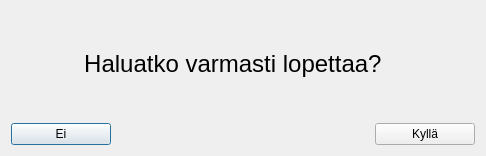
<?xml version="1.0" encoding="UTF-8"?>
<ui version="4.0">
 <class>Varmistus</class>
 <widget class="QDialog" name="Varmistus">
  <property name="geometry">
   <rect>
    <x>0</x>
    <y>0</y>
    <width>486</width>
    <height>156</height>
   </rect>
  </property>
  <property name="minimumSize">
   <size>
    <width>486</width>
    <height>156</height>
   </size>
  </property>
  <property name="maximumSize">
   <size>
    <width>486</width>
    <height>156</height>
   </size>
  </property>
  <property name="windowTitle">
   <string>Dialog</string>
  </property>
  <layout class="QGridLayout" name="gridLayout">
   <item row="1" column="0">
    <widget class="QPushButton" name="eiButton">
     <property name="minimumSize">
      <size>
       <width>0</width>
       <height>20</height>
      </size>
     </property>
     <property name="maximumSize">
      <size>
       <width>100</width>
       <height>16777215</height>
      </size>
     </property>
     <property name="text">
      <string>Ei</string>
     </property>
    </widget>
   </item>
   <item row="1" column="2">
    <widget class="QPushButton" name="kyllaButton">
     <property name="minimumSize">
      <size>
       <width>0</width>
       <height>20</height>
      </size>
     </property>
     <property name="maximumSize">
      <size>
       <width>100</width>
       <height>16777215</height>
      </size>
     </property>
     <property name="text">
      <string>Kyllä</string>
     </property>
    </widget>
   </item>
   <item row="0" column="0" colspan="3">
    <widget class="QLabel" name="label">
     <property name="font">
      <font>
       <pointsize>18</pointsize>
      </font>
     </property>
     <property name="text">
      <string>           Haluatko varmasti lopettaa?</string>
     </property>
    </widget>
   </item>
  </layout>
 </widget>
 <resources/>
 <connections/>
</ui>
